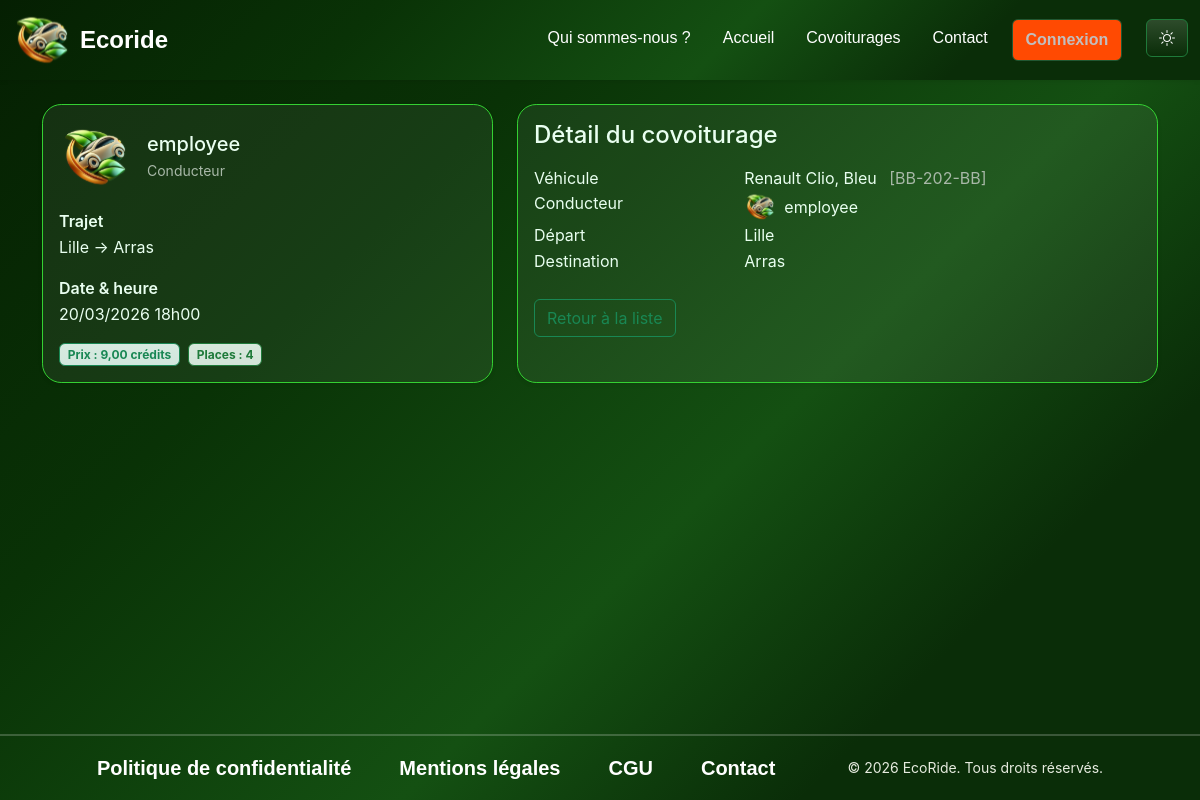
/covoiturages/203, run on the app's committed database.
### tables this page shows
CREATE TABLE IF NOT EXISTS `covoiturages` (
    `id` INT NOT NULL AUTO_INCREMENT,
    `driver_id` INT NOT NULL,
    `vehicle_id` INT NOT NULL,
    `adresse_depart` VARCHAR(255) NOT NULL,
    `adresse_arrivee` VARCHAR(255) NOT NULL,
    `depart` DATETIME NOT NULL,
    `arrivee` DATETIME NOT NULL,
    `prix` DECIMAL(10, 2) NOT NULL,
    `places_reservees` INT NOT NULL DEFAULT 0,
    `status` ENUM(
        'en_attente',
        'demarre',
        'termine',
        'annule'
    ) NOT NULL DEFAULT 'en_attente',
    `created_at` DATETIME NULL DEFAULT CURRENT_TIMESTAMP,
    PRIMARY KEY (`id`),
    KEY `fk_covoit_driver` (`driver_id`),
    KEY `fk_covoit_vehicle` (`vehicle_id`),
    KEY `idx_covoit_depart` (`depart`),
    CONSTRAINT `fk_covoit_driver` FOREIGN KEY (`driver_id`) REFERENCES `users` (`id`) ON DELETE RESTRICT ON UPDATE RESTRICT,
    CONSTRAINT `fk_covoit_vehicle` FOREIGN KEY (`vehicle_id`) REFERENCES `vehicles` (`id`) ON DELETE CASCADE ON UPDATE RESTRICT
);

CREATE TABLE IF NOT EXISTS `users` (
    `id` INT NOT NULL AUTO_INCREMENT,
    `pseudo` VARCHAR(50) NOT NULL,
    `email` VARCHAR(100) NOT NULL,
    `password` VARCHAR(255) NOT NULL,
    `role_id` INT NOT NULL DEFAULT 1,
    `is_active` TINYINT(1) NOT NULL DEFAULT 1,
    `credits` INT NULL DEFAULT 20,
    `note` DECIMAL(4, 2) NULL DEFAULT 0.00,
    `photo` VARCHAR(255) NULL,
    `created_at` DATETIME NULL DEFAULT CURRENT_TIMESTAMP,
    `travel_role` ENUM(
        'passager',
        'chauffeur',
        'les-deux'
    ) NOT NULL DEFAULT 'passager',
    `email_verified` TINYINT(1) NOT NULL DEFAULT 0,
    `email_verification_token` VARCHAR(64) NULL,
    `email_verification_expires` DATETIME NULL,
    PRIMARY KEY (`id`),
    UNIQUE KEY `ux_users_pseudo` (`pseudo`),
    UNIQUE KEY `ux_users_email` (`email`),
    KEY `fk_users_role` (`role_id`),
    CONSTRAINT `fk_users_role` FOREIGN KEY (`role_id`) REFERENCES `roles` (`id`) ON DELETE RESTRICT ON UPDATE RESTRICT
);

CREATE TABLE IF NOT EXISTS `vehicles` (
    `id` INT NOT NULL AUTO_INCREMENT,
    `user_id` INT NOT NULL,
    `marque` VARCHAR(50) NOT NULL,
    `modele` VARCHAR(50) NOT NULL,
    `couleur` VARCHAR(50) NULL,
    `immatriculation` VARCHAR(20) NOT NULL,
    `date_premiere_immatriculation` DATE NOT NULL,
    `fuel_type_id` INT NULL,
    `places_dispo` INT NOT NULL,
    `preferences` TEXT NULL,
    `custom_preferences` TEXT NULL,
    `created_at` DATETIME NULL DEFAULT CURRENT_TIMESTAMP,
    PRIMARY KEY (`id`),
    UNIQUE KEY `ux_vehicles_immat` (`immatriculation`),
    KEY `fk_vehicles_user` (`user_id`),
    KEY `fk_vehicles_fuel` (`fuel_type_id`),
    CONSTRAINT `fk_vehicles_user` FOREIGN KEY (`user_id`) REFERENCES `users` (`id`) ON DELETE CASCADE ON UPDATE RESTRICT,
    CONSTRAINT `fk_vehicles_fuel` FOREIGN KEY (`fuel_type_id`) REFERENCES `fuel_types` (`id`) ON DELETE SET NULL ON UPDATE RESTRICT
);

### src/Controller/Controller.php (called while the page is built, shortened)
<?php
class Controller
{
    protected function render(string $view, array $data = []): void
    {
        extract($data);
        $viewPath = APP_ROOT . '/src/View/' . ltrim($view, '/') . '.php';
        require $viewPath;
        require APP_ROOT . '/src/View/layout.php';
    }
}

### src/Controller/PageController.php (called while the page is built, shortened)
<?php
class PageController extends Controller
{
    public function showCovoiturage(int $id): void
    {
        $repo = new CovoiturageRepository();
        $ride = $repo->findOneWithVehicleById($id);
        $from = (string)($ride['adresse_depart'] ?? 'Départ');
        $to = (string)($ride['adresse_arrivee'] ?? 'Arrivée');
        $when = null;
        try {
            $when = (new \DateTime((string)($ride['depart'] ?? '')))->format('d/m/Y H\hi');
        } catch (\Throwable $e) {
        }
        $titleBits = [$from . ' → ' . $to];
        if ($when) {
            $titleBits[] = $when;
        }
        $pageTitle = implode(' • ', $titleBits);
        $desc = 'Trajet de ' . $from . ' à ' . $to . ($when ? ' le ' . $when : '') . ' — trouvez votre place avec EcoRide.';
        $this->render('pages/covoiturages/show', [
            'ride' => $ride,
            'pageTitle' => $pageTitle,
            'metaDescription' => $desc,
            'canonical' => SITE_URL . 'covoiturages/' . $id,
        ]);
    }
}

### src/Routing/Router.php (called while the page is built, shortened)
<?php
class Router
{
    private array $routes;
    public function __construct()
    {
        $this->routes = require_once APP_ROOT . "/config/routes.php";
    }
    public function handleRequest(string $uri): void
    {
        $path = $this->normalizePath($uri);
        $method = $_SERVER['REQUEST_METHOD'] ?? 'GET';
        $matchedRoute = null;
        $params = [];
        foreach ($this->routes as $routePath => $routeConfig) {
            $pattern = preg_replace('#\{[a-zA-Z_]+\}#', '(\d+)', $routePath);
            if (preg_match("#^$pattern$#", $path, $matches)) {
                $matchedRoute = $routeConfig[$method] ?? $routeConfig;
                preg_match_all('#\{([a-zA-Z_]+)\}#', $routePath, $paramNames);
                array_shift($matches);
                $params = array_combine($paramNames[1], $matches);
                break;
            }
        }
        $action = $matchedRoute['action'];
        $controller = new $controllerPath();
        call_user_func_array([$controller, $action], $params);
    }
    public static function normalizePath(string $uri): string
    {
        $path = parse_url($uri, PHP_URL_PATH);
        return rtrim($path, '/') ?: '/';
    }
}

### public/index.php (called while the page is built, shortened)
<?php
$__appEnv = getenv('APP_ENV');
$router = new Router();
try {
    $router->handleRequest($_SERVER["REQUEST_URI"]);
} catch (\Throwable $e) {
    if (($_ENV['APP_ENV'] ?? $__appEnv) === 'dev') {
        throw $e;
    }
    (new \App\Controller\ErrorController())->show500();
}

### src/Repository/CovoiturageRepository.php (called while the page is built, shortened)
<?php
class CovoiturageRepository
{
    private \PDO $conn;
    private string $table = 'covoiturages';
    public function __construct()
    {
        $this->conn = Mysql::getInstance()->getPDO();
    }
    public function findOneWithVehicleById(int $id): ?array
    {
        $sql = "SELECT c.*,
                       v.places_dispo AS vehicle_places,
                       v.marque AS vehicle_marque, v.modele AS vehicle_modele, v.couleur AS vehicle_couleur,
                       v.immatriculation AS vehicle_immatriculation,
                       u.pseudo AS driver_pseudo, u.photo AS driver_photo
                FROM {$this->table} c
                LEFT JOIN vehicles v ON v.id = c.vehicle_id
                LEFT JOIN users u ON u.id = c.driver_id
                WHERE c.id = :id
                LIMIT 1";
        $stmt = $this->conn->prepare($sql);
        $stmt->execute([':id' => $id]);
        $row = $stmt->fetch(\PDO::FETCH_ASSOC);
        return $row ?: null;
    }
}

### src/Db/Mysql.php (called while the page is built, shortened)
<?php
class Mysql
{
    private string $dbName;
    private string $dbUser;
    private string $dbPassword;
    private string $dbPort;
    private string $dbHost;
    private ?\PDO $pdo = null;
    private static ?self $_instance = null;
    private function __construct()
    {
        $env = fn(string $key, ?string $def = null) =>
        $_ENV[$key] ?? $_SERVER[$key] ?? getenv($key) ?: $def;
        $this->dbHost     = $env('DB_HOST', '127.0.0.1');
        $this->dbName     = $env('DB_NAME', 'ecoride');
        $this->dbUser     = $env('DB_USER', 'root');
        $this->dbPassword = $env('DB_PASSWORD', '');
        $this->dbPort     = $env('DB_PORT', '3306');
    }
    public static function getInstance(): self
    {
        if (self::$_instance === null) {
            self::$_instance = new self();
        }
        return self::$_instance;
    }
    public function getPDO(): \PDO
    {
        if ($this->pdo === null) {
            $dsn = sprintf(
                'mysql:host=%s;port=%s;dbname=%s;charset=utf8mb4',
                $this->dbHost,
                $this->dbPort,
                $this->dbName
            );
            try {
                $this->pdo = new \PDO($dsn, $this->dbUser, $this->dbPassword, [
                    \PDO::ATTR_ERRMODE            => \PDO::ERRMODE_EXCEPTION,
                    \PDO::ATTR_DEFAULT_FETCH_MODE => \PDO::FETCH_ASSOC,
                ]);
            } catch (\PDOException $e) {
                throw $e;
            }
        }
        return $this->pdo;
    }
}

### src/View/pages/covoiturages/show.php (the view, shortened to what this page needs)
<div class="ride-show container py-4">
    <?php
    $d = null;
    try {
        $d = new DateTime((string)($ride['depart'] ?? ''));
    } catch (Throwable $e) {
    }
    $avatar = !empty($ride['driver_photo']) ? $ride['driver_photo'] : (defined('DEFAULT_AVATAR_URL') ? DEFAULT_AVATAR_URL : '/assets/images/logo.svg');
    $driverName = (string)($ride['driver_pseudo'] ?? ('#' . (int)($ride['driver_id'] ?? 0)));
    $veh = trim(((string)($ride['vehicle_marque'] ?? '')) . ' ' . ((string)($ride['vehicle_modele'] ?? '')));
    $veh = $veh !== '' ? $veh : 'Véhicule';
    $couleur = (string)($ride['vehicle_couleur'] ?? '');
    $immat = (string)($ride['vehicle_immatriculation'] ?? '');
    ?>
    <div class="row g-4">
        <div class="ride-summary col-12 col-lg-5">
            <div class="card shadow-sm h-100">
                <div class="card-body">
                    <div class="d-flex align-items-center gap-3 mb-3">
                        <img src="<?= htmlspecialchars($avatar) ?>" alt="Avatar conducteur" class="rounded-circle" style="width:72px;height:72px;object-fit:cover;">
                        <div>
                            <div class="h5 mb-1"><?= htmlspecialchars($driverName) ?></div>
                            <div class="text-muted small">Conducteur</div>
                        </div>
                    </div>
                    <div class="mb-3">
                        <div class="fw-semibold">Trajet</div>
                        <div class="text-break"><?= htmlspecialchars((string)($ride['adresse_depart'] ?? '')) ?> → <?= htmlspecialchars((string)($ride['adresse_arrivee'] ?? '')) ?></div>
                    </div>
                    <div class="mb-3">
                        <div class="fw-semibold">Date & heure</div>
                        <div><?= $d ? $d->format('d/m/Y H\hi') : '' ?></div>
                    </div>
                    <div class="d-flex align-items-center gap-2">
                        <span class="badge bg-success-subtle text-success border border-success">Prix&nbsp;: <?= htmlspecialchars(number_format((float)($ride['prix'] ?? 0), 2, ',', ' ')) ?> crédits</span>
                        <span class="badge bg-secondary-subtle text-secondary border border-secondary">Places&nbsp;: <?= (int)($ride['vehicle_places'] ?? 0) ?></span>
                    </div>
                </div>
            </div>
        </div>
        <div class="ride-detail col-12 col-lg-7">
            <div class="card shadow-sm h-100">
                <div class="card-body">
                    <h2 class="h4 mb-3">Détail du covoiturage</h2>
                    <dl class="row mb-0">
                        <dt class="col-sm-4">Véhicule</dt>
                        <dd class="col-sm-8">
                            <?= htmlspecialchars($veh) ?><?php if ($couleur): ?>, <span style="text-transform:capitalize;"><?= htmlspecialchars($couleur) ?></span><?php endif; ?>
                        <?php if ($immat): ?><small class="text-muted ms-2">[<?= htmlspecialchars($immat) ?>]</small><?php endif; ?>
                        </dd>
                        <dt class="col-sm-4">Conducteur</dt>
                        <dd class="col-sm-8 d-flex align-items-center gap-2">
                            <img src="<?= htmlspecialchars($avatar) ?>" alt="Avatar" class="rounded-circle" style="width:32px;height:32px;object-fit:cover;">
                            <span><?= htmlspecialchars($driverName) ?></span>
                        </dd>
                        <dt class="col-sm-4">Départ</dt>
                        <dd class="col-sm-8"><?= htmlspecialchars((string)($ride['adresse_depart'] ?? '')) ?></dd>
                        <dt class="col-sm-4">Destination</dt>
                        <dd class="col-sm-8"><?= htmlspecialchars((string)($ride['adresse_arrivee'] ?? '')) ?></dd>
                    </dl>
                    <div class="mt-4 d-flex gap-2">
                        <a class="btn btn-outline-success" href="/liste-covoiturages">Retour à la liste</a>
                    </div>
                </div>
            </div>
        </div>
    </div>
</div>

### data on the page
covoiturages: driver.photo (picture), driver.pseudo "employee", adresse_depart "Lille", adresse_arrivee "Arras", depart "20/03/2026 18h00", prix "9,00", vehicle.places_dispo "4", vehicle.modele "Renault Clio", vehicle.couleur "Bleu", vehicle.immatriculation "BB-202-BB"
